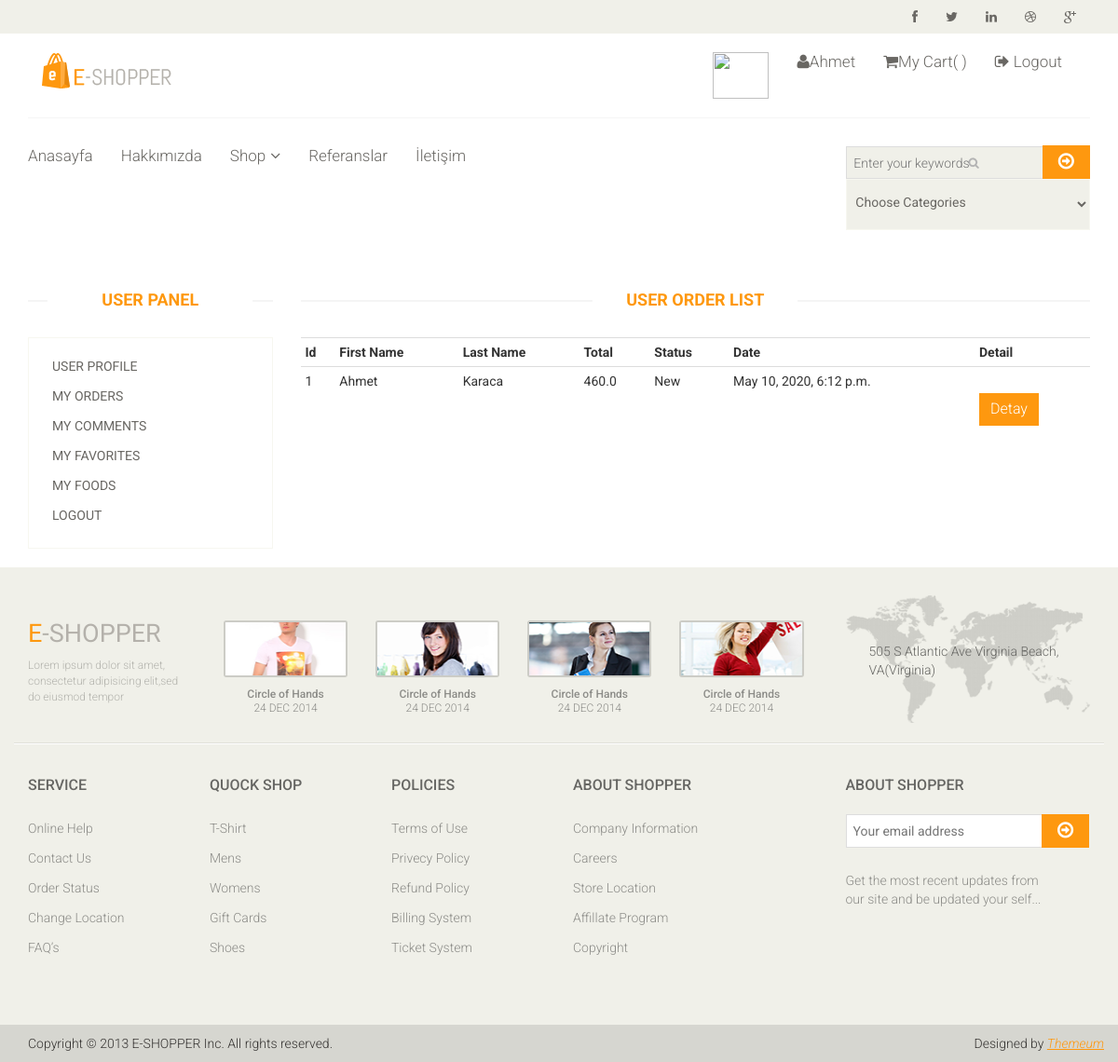
The app's page /user/orders/ (signed in), older data.
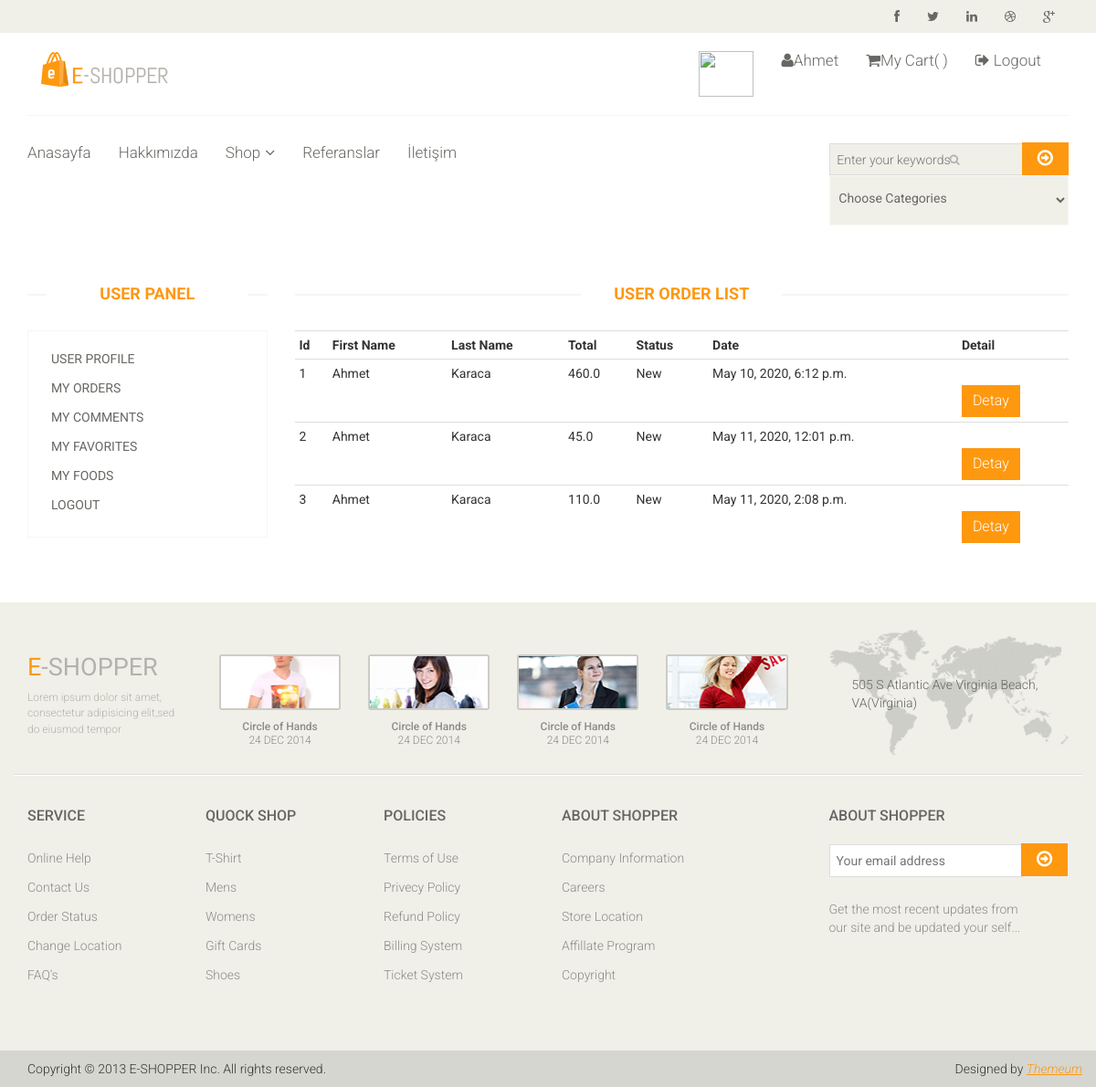
The same page, newer data.
### order/models.py (models this page shows, shortened)
class Order(models.Model):
    STATUS = (
        ('New', 'Yeni'),
        ('Accepted', 'Accepted'),
        ('Preaparing', 'Preaparing'),
        ('Completed', 'Completed'),
        ('Canceled', 'Canceled'),
    )
    user = models.ForeignKey(User, on_delete=models.SET_NULL, null=True)
    code = models.CharField(max_length=5, editable=False)
    first_name = models.CharField(max_length=10)
    last_name = models.CharField(max_length=10)
    phone = models.CharField(blank=True, max_length=20)
    address = models.CharField(blank=True, max_length=150)
    city = models.CharField(blank=True, max_length=20)
    country = models.CharField(blank=True, max_length=20)
    total = models.FloatField()
    status = models.CharField(choices=STATUS, max_length=10, default='New')
    ip = models.CharField(blank=True, max_length=20)
    adminnote = models.CharField(blank=True, max_length=100)
    create_at = models.DateTimeField(auto_now_add=True)
    update_at = models.DateTimeField(auto_now=True)

### user/views.py (the view)
# urls.py: path('orders/', views.orders, name='orders'),
@login_required(login_url='/login')
def orders(request):
    category = Category.objects.all()
    current_user = request.user
    orders = Order.objects.filter(user_id=current_user.id)
    context = {
        'category': category,
        'orders': orders,
    }
    return render(request, 'user_orders.html', context)

### user/templates/user_orders.html (shortened to what this page needs)
{% extends "homebase.html" %}
{% block content %}
    <div id="contact-page" class="container">
        <div class="bg">
            <div class="row">
                <div class="col-sm-3">
                    <div class="contact-form">
                        <h2 class="title text-center">User Panel</h2>
                        {% include "user_panel.html" %}
                    </div><br>
                </div>
                <div class="col-sm-9">
                    <h2 class="title text-center"> User Order List</h2>
                    <table class="table table-condensed">
                        <tr class="cart_menu">
                            <th class="text-left">Id</th>
                            <th class="text-left">First Name</th>
                            <th class="text-left">Last Name</th>
                            <th class="text-left">Total</th>
                            <th class="text-left">Status</th>
                            <th class="text-left">Date</th>
                            <th class="text-left">Detail</th>
                        </tr>
                        {% for rs in orders %}
                            <tr>
                                <td class="text-left">{{rs.id}}</td>
                                <td class="text-left">{{rs.first_name}}</td>
                                <td class="text-left">{{rs.last_name}}</td>
                                <td class="text-left">{{rs.total}}</td>
                                <td class="text-left">{{rs.status}}</td>
                                <td class="text-left">{{rs.create_at}}</td>
                               <td class="text-left"><a href="/user/orderdetail/{{ rs.id }}" type="submit" class="btn btn-default get">Detay</a></td>
                            </tr>
                        {% endfor %}
                    </table>
                    <br>
                    <br>
                </div>
            </div>
        </div>
    </div>
{% endblock %}

Row changes from the older to the newer data that the page shows:
added Order: id "2", first_name "Ahmet", last_name "Karaca", total "45.0", status "New", create_at "May 11, 2020, 12:01 p.m."
added Order: id "3", first_name "Ahmet", last_name "Karaca", total "110.0", status "New", create_at "May 11, 2020, 2:08 p.m."
